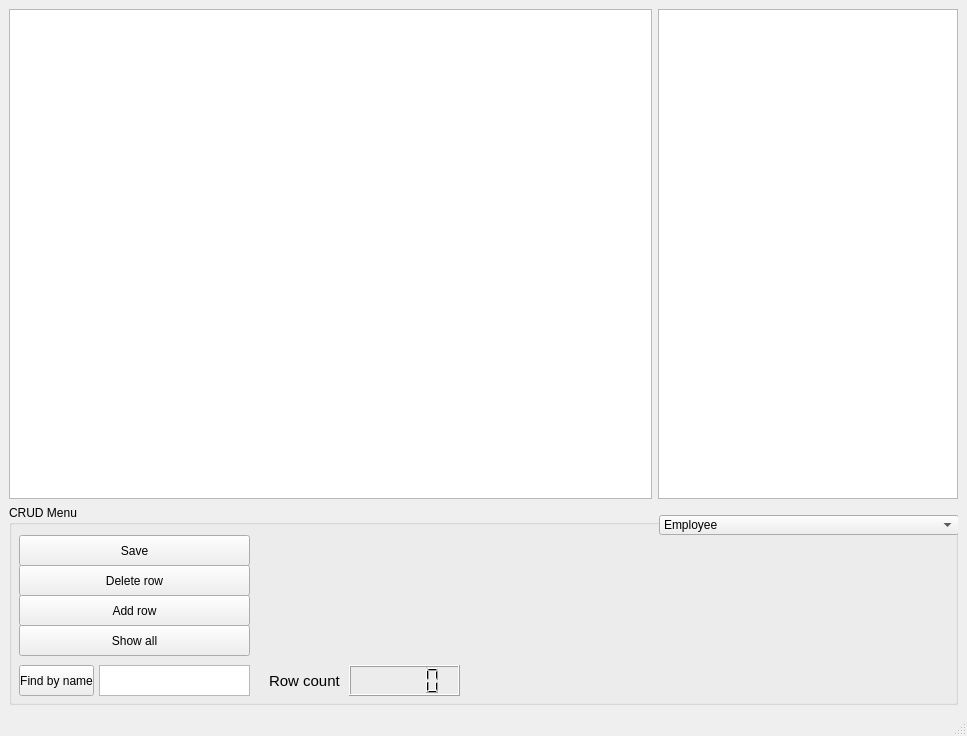
<?xml version="1.0" encoding="UTF-8"?>
<ui version="4.0">
 <class>MainWindow</class>
 <widget class="QMainWindow" name="MainWindow">
  <property name="geometry">
   <rect>
    <x>0</x>
    <y>0</y>
    <width>967</width>
    <height>736</height>
   </rect>
  </property>
  <property name="windowTitle">
   <string>MainWindow</string>
  </property>
  <widget class="QWidget" name="centralwidget">
   <layout class="QVBoxLayout" name="verticalLayout">
    <item>
     <layout class="QHBoxLayout" name="horizontalLayout">
      <item>
       <widget class="QTableView" name="mainTableView">
        <property name="sizePolicy">
         <sizepolicy hsizetype="Expanding" vsizetype="Expanding">
          <horstretch>0</horstretch>
          <verstretch>0</verstretch>
         </sizepolicy>
        </property>
       </widget>
      </item>
      <item>
       <widget class="QTableView" name="secondaryTableView">
        <property name="sizePolicy">
         <sizepolicy hsizetype="Expanding" vsizetype="Expanding">
          <horstretch>0</horstretch>
          <verstretch>0</verstretch>
         </sizepolicy>
        </property>
        <property name="minimumSize">
         <size>
          <width>0</width>
          <height>0</height>
         </size>
        </property>
        <property name="maximumSize">
         <size>
          <width>300</width>
          <height>16777215</height>
         </size>
        </property>
       </widget>
      </item>
     </layout>
    </item>
    <item>
     <layout class="QHBoxLayout" name="horizontalLayout_2">
      <item>
       <widget class="QGroupBox" name="groupBox">
        <property name="sizePolicy">
         <sizepolicy hsizetype="Preferred" vsizetype="Fixed">
          <horstretch>0</horstretch>
          <verstretch>0</verstretch>
         </sizepolicy>
        </property>
        <property name="minimumSize">
         <size>
          <width>0</width>
          <height>200</height>
         </size>
        </property>
        <property name="maximumSize">
         <size>
          <width>16777215</width>
          <height>300</height>
         </size>
        </property>
        <property name="title">
         <string>CRUD Menu</string>
        </property>
        <widget class="QComboBox" name="comboBox">
         <property name="geometry">
          <rect>
           <x>650</x>
           <y>10</y>
           <width>300</width>
           <height>20</height>
          </rect>
         </property>
         <property name="sizePolicy">
          <sizepolicy hsizetype="Preferred" vsizetype="Fixed">
           <horstretch>0</horstretch>
           <verstretch>0</verstretch>
          </sizepolicy>
         </property>
         <property name="minimumSize">
          <size>
           <width>300</width>
           <height>0</height>
          </size>
         </property>
         <property name="maximumSize">
          <size>
           <width>300</width>
           <height>16777215</height>
          </size>
         </property>
         <item>
          <property name="text">
           <string>Employee</string>
          </property>
         </item>
         <item>
          <property name="text">
           <string>Product</string>
          </property>
         </item>
         <item>
          <property name="text">
           <string>ProductSubType</string>
          </property>
         </item>
        </widget>
        <widget class="QPushButton" name="savePB">
         <property name="geometry">
          <rect>
           <x>10</x>
           <y>30</y>
           <width>231</width>
           <height>31</height>
          </rect>
         </property>
         <property name="text">
          <string>Save</string>
         </property>
        </widget>
        <widget class="QPushButton" name="showAllPB">
         <property name="geometry">
          <rect>
           <x>10</x>
           <y>120</y>
           <width>231</width>
           <height>31</height>
          </rect>
         </property>
         <property name="text">
          <string>Show all</string>
         </property>
        </widget>
        <widget class="QPushButton" name="findPB">
         <property name="geometry">
          <rect>
           <x>10</x>
           <y>160</y>
           <width>75</width>
           <height>31</height>
          </rect>
         </property>
         <property name="text">
          <string>Find by name</string>
         </property>
        </widget>
        <widget class="QPlainTextEdit" name="plainTextEdit">
         <property name="geometry">
          <rect>
           <x>90</x>
           <y>160</y>
           <width>151</width>
           <height>31</height>
          </rect>
         </property>
        </widget>
        <widget class="QPushButton" name="addRowPB">
         <property name="geometry">
          <rect>
           <x>10</x>
           <y>90</y>
           <width>231</width>
           <height>31</height>
          </rect>
         </property>
         <property name="text">
          <string>Add row</string>
         </property>
        </widget>
        <widget class="QPushButton" name="deleteRowPB">
         <property name="geometry">
          <rect>
           <x>10</x>
           <y>60</y>
           <width>231</width>
           <height>31</height>
          </rect>
         </property>
         <property name="text">
          <string>Delete row</string>
         </property>
        </widget>
        <widget class="QLCDNumber" name="lcdNumber">
         <property name="geometry">
          <rect>
           <x>340</x>
           <y>160</y>
           <width>111</width>
           <height>31</height>
          </rect>
         </property>
        </widget>
        <widget class="QLabel" name="label">
         <property name="geometry">
          <rect>
           <x>260</x>
           <y>160</y>
           <width>71</width>
           <height>31</height>
          </rect>
         </property>
         <property name="font">
          <font>
           <pointsize>11</pointsize>
          </font>
         </property>
         <property name="text">
          <string>Row count</string>
         </property>
        </widget>
       </widget>
      </item>
     </layout>
    </item>
   </layout>
  </widget>
  <widget class="QMenuBar" name="menubar">
   <property name="geometry">
    <rect>
     <x>0</x>
     <y>0</y>
     <width>967</width>
     <height>21</height>
    </rect>
   </property>
  </widget>
  <widget class="QStatusBar" name="statusbar"/>
 </widget>
 <resources/>
 <connections/>
</ui>
